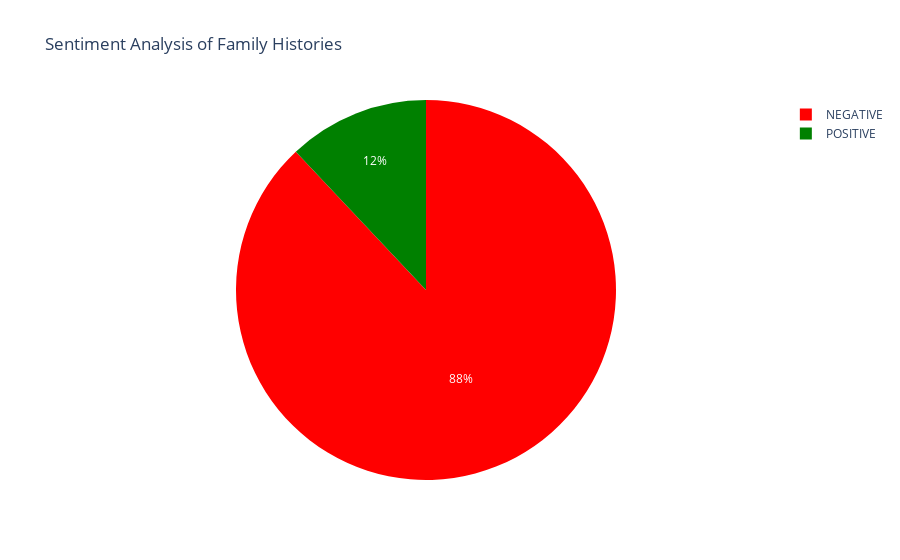

The cell this chart's notebook holds for it:
### Code cell
import plotly.express as px

labels = ['POSITIVE', 'NEGATIVE']
sizes = [positive_count, negative_count]

fig = px.pie(values=sizes, names=labels, 
             color=labels,
             color_discrete_map={'POSITIVE': 'green', 'NEGATIVE': 'red'},
             title='Sentiment Analysis of Family Histories')

fig.show()

### Figure 1 — Plotly figure (JSON) as saved in the notebook; plotly's stock layout.template omitted (floating-point values rounded to 4 significant figures)
{"data": [{"customdata": [["POSITIVE"], ["NEGATIVE"]], "domain": {"x": [0, 1], "y": [0, 1]}, "hovertemplate": "label=%{label}<br>value=%{value}<br>color=%{customdata[0]}<extra></extra>", "labels": ["POSITIVE", "NEGATIVE"], "legendgroup": "", "marker": {"colors": ["green", "red"]}, "name": "", "showlegend": true, "type": "pie", "values": [16617, 121669]}], "layout": {"legend": {"tracegroupgap": 0}, "title": {"text": "Sentiment Analysis of Family Histories"}}}
